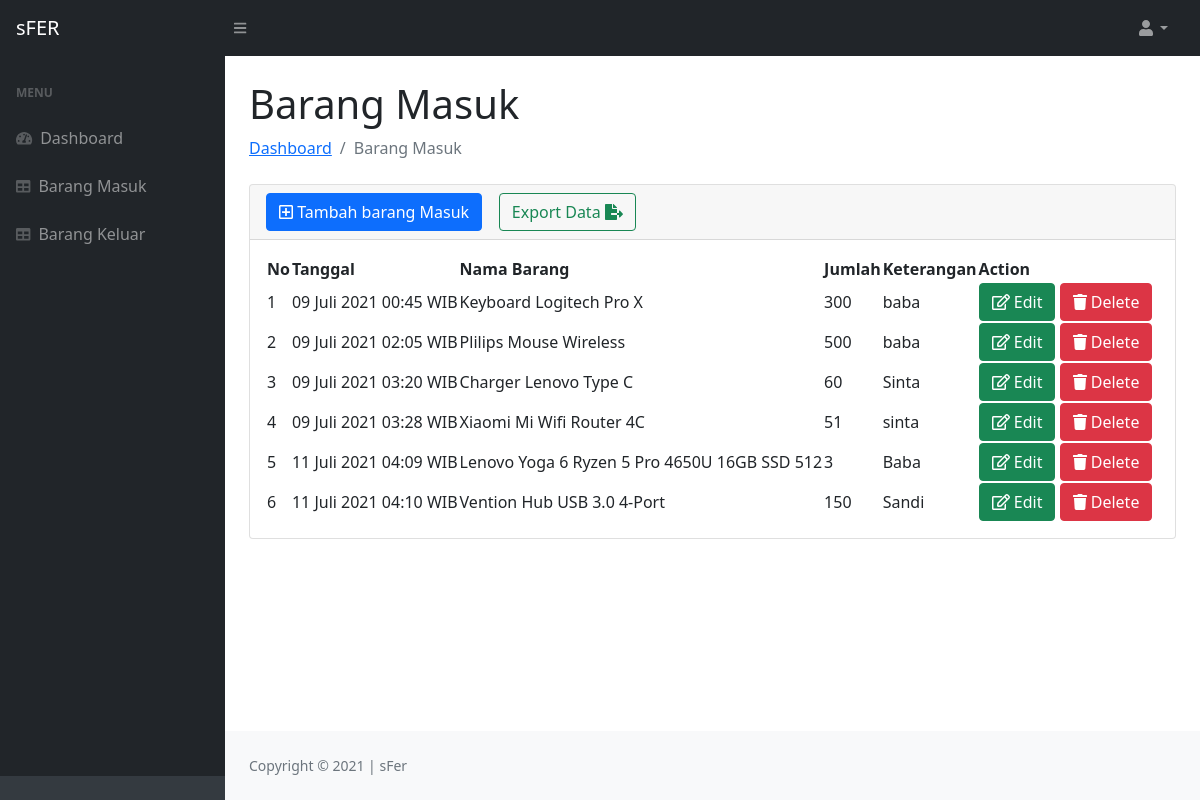
The app's page /masuk.php (signed in) with its own data.
### tables this page shows
CREATE TABLE `masuk` (
  `idmasuk` int(11) NOT NULL,
  `idbarang` int(11) NOT NULL,
  `tanggal` timestamp NULL DEFAULT current_timestamp(),
  `keterangan` varchar(50) NOT NULL,
  `qty` int(11) NOT NULL
);

CREATE TABLE `stock` (
  `idbarang` int(11) NOT NULL,
  `namabarang` varchar(50) NOT NULL,
  `deskripsi` varchar(100) NOT NULL,
  `stock` int(11) NOT NULL
);

### tgl_indo.php (called while the page is built)
<?php
function tgl_indo($date){
   $Bulan = array ("Januari", "Februari", "Maret", "April", "Mei", "Juni", "Juli", "Agustus", "September", "Oktober", "November", "Desember");
$tahun 	 = substr($date, 0, 4);
$bulan 	 = substr($date, 5, 2);
$tgl	 = substr($date, 8, 2);
$waktu	 = substr($date,11, 5);
$result = $tgl." ".$Bulan[(int)$bulan-1]." ".$tahun." ".$waktu." WIB";
return $result;
}
?>

### masuk.php (the view, shortened to what this page needs)
<?php
    require 'function.php';
    require 'tgl_indo.php';
?>
<!DOCTYPE html>
<html lang="en">
    <head>
        <link href="https://cdn.jsdelivr.net/npm/simple-datatables@latest/dist/style.css" rel="stylesheet" />
        <link href="css/styles.css" rel="stylesheet" />
    </head>
    <body class="sb-nav-fixed">
        <nav class="sb-topnav navbar navbar-expand navbar-dark bg-dark">
            <a class="navbar-brand ps-3" href="index.php">sFER</a>
            <button class="btn btn-link btn-sm order-1 order-lg-0 me-4 me-lg-0" id="sidebarToggle" href="#!"><i class="fas fa-bars"></i></button>
            <ul class="navbar-nav ms-auto ms-md-0 me-3 me-lg-4">
                <li class="nav-item dropdown">
                    <a class="nav-link dropdown-toggle" id="navbarDropdown" href="#" role="button" data-bs-toggle="dropdown" aria-expanded="false"><i class="fas fa-user fa-fw"></i></a>
                </li>
            </ul>
        </nav>
        <div id="layoutSidenav">
            <div id="layoutSidenav_nav">
                <nav class="sb-sidenav accordion sb-sidenav-dark" id="sidenavAccordion">
                    <div class="sb-sidenav-menu">
                        <div class="nav">
                            <div class="sb-sidenav-menu-heading">Menu</div>
                            <a class="nav-link" href="index.php">
                                <div class="sb-nav-link-icon"><i class="fas fa-tachometer-alt"></i></div>
                                Dashboard
                            </a>
                            <a class="nav-link" href="masuk.php">
                                <div class="sb-nav-link-icon"><i class="fas fa-table"></i></div>
                                Barang Masuk
                            </a>
                            <a class="nav-link" href="keluar.php">
                                <div class="sb-nav-link-icon"><i class="fas fa-table"></i></div>
                                Barang Keluar
                            </a>
                        </div>
                    </div>
                    <div class="sb-sidenav-footer">
                    </div>
                </nav>
            </div>
            <div id="layoutSidenav_content">
                <main>
                    <div class="container-fluid px-4">
                        <h1 class="mt-4">Barang Masuk</h1>
                        <ol class="breadcrumb mb-4">
                            <li class="breadcrumb-item">
                                <a href="index.php"> Dashboard</a></li>
                            <li class="breadcrumb-item active">
                                Barang Masuk
                            </li>
                        </ol>
                        <div class="card mb-4">
                            <div class="card-header">
                                    <button type="button" class="btn btn-primary" data-toggle="modal" data-target="#myModal">
                                    <i class="far fa-plus-square"></i>
                                        Tambah barang Masuk
                                    </button>&nbsp;&nbsp;&nbsp;
                                    <a href="exportbrgmasuk.php" class="btn btn-outline-success"> Export Data  <i class="fas fa-file-export"></i></a>
                            </div>
                            <div class="card-body">
                                <table id="datatablesSimple">
                                    <thead>
                                        <tr>
                                            <th>No</th>
                                            <th>Tanggal</th>
                                            <th>Nama Barang</th>
                                            <th>Jumlah</th>
                                            <th>Keterangan</th>
                                            <th>Action</th>
                                        </tr>
                                    </thead>
                                    <tbody>
                                    <?php
                                            $i = 1;
                                            $ambilsemuadatastock = mysqli_query($conn,"select * from masuk m, stock s where s.idbarang = m.idbarang");
                                            while($data=mysqli_fetch_array($ambilsemuadatastock)){
                                                $idb = $data['idbarang'];
                                                $tanggal = $data['tanggal'];
                                                 $namabarang = $data['namabarang'];
                                                 $keterangan = $data['keterangan'];
                                                 $qty = $data['qty'];
                                        ?>
                                        <tr>
                                            <td><?=$i++?></td>
                                            <td><?=tgl_indo($tanggal);?></td>
                                            <td><?=$namabarang?></td>
                                            <td><?=$qty?></td>
                                            <td><?=$keterangan?></td>
                                            <td>
                                                <button type="button" class="btn btn-success" data-toggle="modal" data-target="#edit<?=$idb;?>">
                                                    <i class="far fa-edit"></i>
                                                    Edit
                                                </button>
                                                <button type="button" class="btn btn-danger" data-toggle="modal" data-target="#delete<?=$idb?>">
                                                    <i class="fas fa-trash"></i>
                                                    Delete
                                                </button>
                                            </td>
                                        </tr>
                                        <?php
                                            };
                                        ?>
                                    </tbody>
                                </table>
                            </div>
                        </div>
                    </div>
                </main>
                <footer class="py-4 bg-light mt-auto">
                    <div class="container-fluid px-4">
                        <div class="d-flex align-items-center justify-content-between small">
                            <div class="text-muted">Copyright &copy; 2021 | sFer</div>
                        </div>
                    </div>
                </footer>
            </div>
        </div>
    </body>
</html>

### records on screen
masuk: tanggal "09 Juli 2021 00:45 WIB", idbarang.namabarang "Keyboard Logitech Pro X", qty "300", keterangan "baba"
masuk: tanggal "09 Juli 2021 02:05 WIB", idbarang.namabarang "Plilips Mouse Wireless", qty "500", keterangan "baba"
masuk: tanggal "09 Juli 2021 03:20 WIB", idbarang.namabarang "Charger Lenovo Type C", qty "60", keterangan "Sinta"
masuk: tanggal "09 Juli 2021 03:28 WIB", idbarang.namabarang "Xiaomi Mi Wifi Router 4C", qty "51", keterangan "sinta"
masuk: tanggal "11 Juli 2021 04:09 WIB", idbarang.namabarang "Lenovo Yoga 6 Ryzen 5 Pro 4650U 16GB SSD 512", qty "3", keterangan "Baba"
masuk: tanggal "11 Juli 2021 04:10 WIB", idbarang.namabarang "Vention Hub USB 3.0 4-Port", qty "150", keterangan "Sandi"
